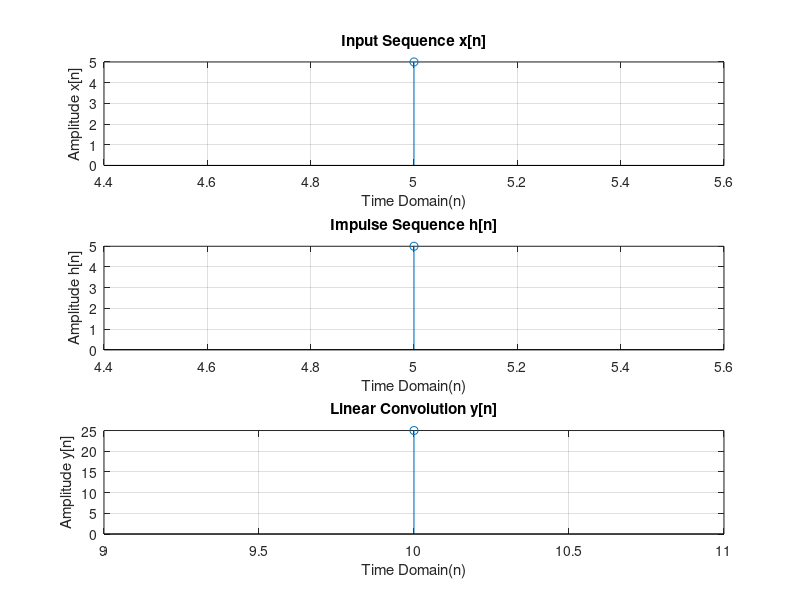

Here is the MATLAB script that generated this plot: (Note: this script raises an error after producing the figure.)
% Plot the Linear Convolution of two sequence x[n] and h[n] (Right Sided Sequence)
% x=[1 0 -1 1 2 1];
% h=[1 1 1 1 1];
% Taking Input from user
x=input('Enter the input sequence x[n]=');
h=input("Enter the impulse sequence h[n]=");
a=input("Enter the starting point of x[n]=");
b=input("Enter the starting point of h[n]=");

n1=a:1:length(x)-1+a;
n2=b:1:length(h)-1+b;

%n1=0:1:length(x)-1;
%n2=0:1:length(h)-1;
n=(a+b):1:length(x)+length(h)-2+a+b;

y=conv(x, h);
disp('Linear Convolution of two sequence of y[n] = x[n]*h[n]');
disp(y);

subplot(3,1,1);
stem(n1, x);
xlabel("Time Domain(n)");
ylabel("Amplitude x[n]");
title("Input Sequence x[n]");
%axis([-2 6 -1.5 2.5]);
grid on;

subplot(3,1,2);
stem(n2, h);
xlabel("Time Domain(n)");
ylabel("Amplitude h[n]");
title("Impulse Sequence h[n]");
%axis([-1 5 -0.5 1.5]);
grid on;

subplot(3,1,3);
stem(n, y);
xlabel("Time Domain(n)");
ylabel("Amplitude y[n]");
title("Linear Convolution y[n]");
%axis([-1 10 -1 5]);
grid on;

sgtitle("Plot of Linear Convolution of two sequence y[n] = x[n]*h[n]");